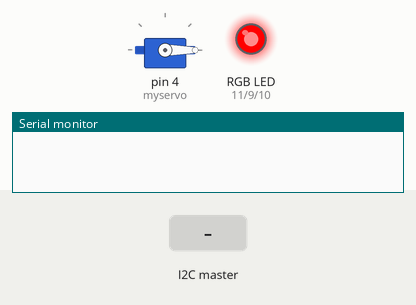
Recording of a sketch running on a simulated Arduino Uno, built with avr-gcc and run on an emulated ATmega328P. Parts: servo, an RGB LED mixed from three pins (HIGH = lit), the last lines printed to the serial monitor. The inputs (shaded band) are chosen by the test bench. Dim RGB values are drawn brighter than linear.

Above: at 1.2 s.
1.3 s: the I2C master sends the byte 2
At 1.45 s:
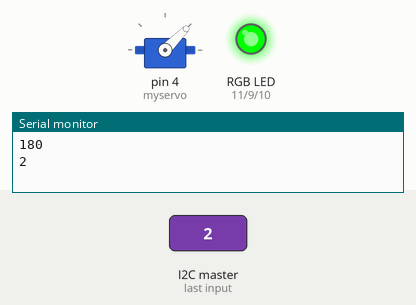
At 2.7 s:
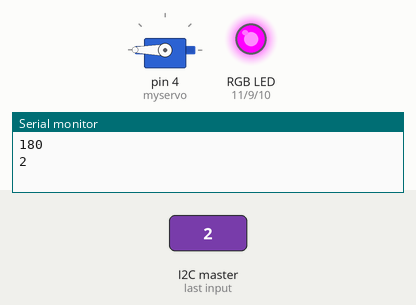
3.7 s: the I2C master sends the byte 1
At 3.85 s:
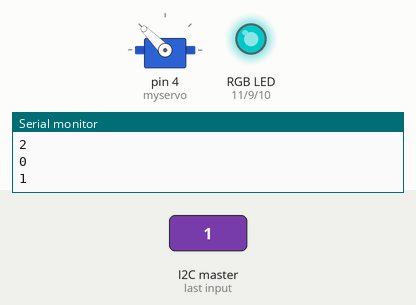
Timing chart, 0 to 6.7 s (numbered marks = the images above; inputs shaded):
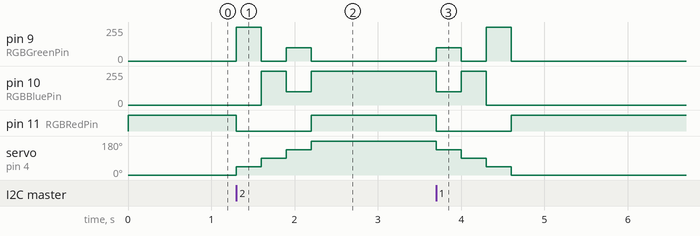

The sketch:

ass9.4slave.ino
```cpp
// 200548559 - Felipe Cayres
// Mar 29, 2023
// Slave

#include <Wire.h>
#include <Servo.h>

#define RGBRedPin 11
#define RGBGreenPin 9
#define RGBBluePin 10

Servo myservo;

int pushPosition;


//Variables
  int position, steps = 25, corner, timeRotation = 300;


void setup()
{
  Wire.begin(4);                // join i2c bus with address #4
  Wire.onReceive(receiveEvent); // register event

  Serial.begin(9600);           // start serial for output

  myservo.attach(4);


  // Servo initial positon
  myservo.write(0);

  // Servo initial color
  turnOnLEDByKey(position);


}

void loop()
{
    if (corner == 1) {
    setPosition (135);
    delay(timeRotation);

    setPosition (90);
    delay(timeRotation);

    setPosition (45);
    delay(timeRotation);

	corner =0;

    myservo.write(position);
    turnOnLEDByKey(position);
  }

  if (corner == -1) {
    setPosition (45);
    delay(timeRotation);

    setPosition (90);
    delay(timeRotation);

    setPosition (135);
    delay(timeRotation);

    corner =0;

    myservo.write(position);
    turnOnLEDByKey(position);

  }

  delay(100);
}

// function that executes whenever data is received from master
// this function is registered as an event, see setup()
void receiveEvent(int howMany)
{
  pushPosition = Wire.read();

  if (pushPosition ==1){
    clickButton1 ();
  } else if (pushPosition == 2) {
    clickButton2 ();
  }

  Serial.println(pushPosition);
  pushPosition = 0;
}


// Button 1 click
void clickButton1 () {
  position = myservo.read() + 180*steps/100;
  if (position > 180) {
    position = 0;
    corner = 1;
  }

  myservo.write(position);
  turnOnLEDByKey(position);
  Serial.println(position);
}

// Button 2 click
void clickButton2 () {
  position = myservo.read() - 180*steps/100;
  if (position < 0) {
    position = 180;
    corner = -1;
  }
  myservo.write(position);
  turnOnLEDByKey(position);
  Serial.println(position);
}

// Turn On led using KEY NUMBER
void turnOnLEDByKey (int color) {

  switch(color) { // Selecting colors to display
    case 0:  // Red color
      turnOnLEDByRGB(255,0,0);
      break;
    case 45: // Green color
      turnOnLEDByRGB(0,255,0);
      break;
    case 90:  // Blue color
      turnOnLEDByRGB(0,0,255);
      break;
    case 135:  // cyan color
      turnOnLEDByRGB(0,100,100);
      break;
    case 180:  // magenta color
      turnOnLEDByRGB(255,0,255);
      break;
  }
}

// Turn On led using RGB CODE
void turnOnLEDByRGB (int red, int green, int blue){
  analogWrite(RGBRedPin, red); //Turn on RED
  analogWrite(RGBGreenPin, green); //Turn on GREEN
  analogWrite(RGBBluePin, blue); //Turn on BLUE
}

// Turn off LED
void turnOffLED () {
  analogWrite(RGBRedPin, LOW); //Turn off RED
  analogWrite(RGBBluePin, LOW); //Turn off BLUE
  analogWrite(RGBGreenPin, LOW); //Turn off GREEN
}

// Set position + color
void setPosition (int code) {
  myservo.write(code);
  turnOnLEDByKey(code);
}
```

Measured:
- after the input at 1.3 s, pin 9 (RGBGreenPin): 0/255 → 255/255 at once, → 0/255 0.30 s later, → 100/255 0.30 s later, → 0/255 0.30 s later; pin 10 (RGBBluePin): 0/255 → 255/255 after 0.30 s, → 100/255 0.30 s later, → 255/255 0.30 s later
- after the input at 3.7 s, pin 9 (RGBGreenPin): 0/255 → 100/255 at once, → 0/255 0.30 s later, → 255/255 0.30 s later, → 0/255 0.30 s later; pin 10 (RGBBluePin): 255/255 → 100/255 at once, → 255/255 0.30 s later, → 0/255 0.30 s later
